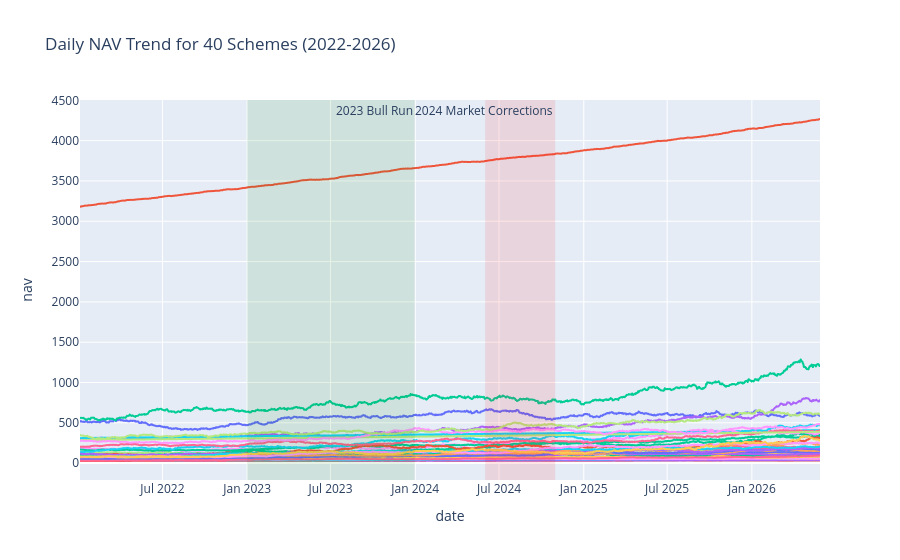

Notebook cell for this chart:
### Markdown cell above
### Finding 1: 2023 Bull Run Impact
The 2023 bull run drove significant NAV appreciation across the majority of the 40 tracked schemes, peaking before the 2024 market corrections. *(See NAV Trend Chart below)*

### Code cell
# 1. NAV Trend Analysis (Plotly)
fig = px.line(df_nav, x='date', y='nav', color='scheme_name', title='Daily NAV Trend for 40 Schemes (2022-2026)')

# Add Highlights
fig.add_vrect(x0="2023-01-01", x1="2023-12-31", fillcolor="green", opacity=0.1, line_width=0, annotation_text="2023 Bull Run")
fig.add_vrect(x0="2024-06-01", x1="2024-10-31", fillcolor="red", opacity=0.1, line_width=0, annotation_text="2024 Market Corrections")

fig.update_layout(showlegend=False) # Hide legend due to 40 schemes
fig.write_image('../reports/charts/nav_trend.png')
fig.show()

### Figure 1 — Plotly figure (JSON) as saved in the notebook; plotly's stock layout.template omitted (floating-point values rounded to 4 significant figures; data arrays with more than 128 entries replaced by an {"elided": "..."} marker saying what was removed)
{"data": [{"hovertemplate": "scheme_name=HDFC Top 100 Fund - Regular Plan - Growth<br>date=%{x}<br>nav=%{y}<extra></extra>", "legendgroup": "HDFC Top 100 Fund - Regular Plan - Growth", "line": {"color": "#636efa", "dash": "solid"}, "marker": {"symbol": "circle"}, "mode": "lines", "name": "HDFC Top 100 Fund - Regular Plan - Growth", "showlegend": true, "type": "scattergl", "x": {"elided": "1150 str values"}, "xaxis": "x", "y": {"elided": "1150 float values"}, "yaxis": "y"}, {"hovertemplate": "scheme_name=HDFC Short Term Debt Fund - Regular - Growth<br>date=%{x}<br>nav=%{y}<extra></extra>", "legendgroup": "HDFC Short Term Debt Fund - Regular - Growth", "line": {"color": "#EF553B", "dash": "solid"}, "marker": {"symbol": "circle"}, "mode": "lines", "name": "HDFC Short Term Debt Fund - Regular - Growth", "showlegend": true, "type": "scattergl", "x": {"elided": "1150 str values"}, "xaxis": "x", "y": {"elided": "1150 float values"}, "yaxis": "y"}, {"hovertemplate": "scheme_name=HDFC Mid-Cap Opportunities Fund - Regular - Growth<br>date=%{x}<br>nav=%{y}<extra></extra>", "legendgroup": "HDFC Mid-Cap Opportunities Fund - Regular - Growth", "line": {"color": "#00cc96", "dash": "solid"}, "marker": {"symbol": "circle"}, "mode": "lines", "name": "HDFC Mid-Cap Opportunities Fund - Regular - Growth", "showlegend": true, "type": "scattergl", "x": {"elided": "1150 str values"}, "xaxis": "x", "y": {"elided": "1150 float values"}, "yaxis": "y"}, {"hovertemplate": "scheme_name=ABSL Frontline Equity Fund - Regular - Growth<br>date=%{x}<br>nav=%{y}<extra></extra>", "legendgroup": "ABSL Frontline Equity Fund - Regular - Growth", "line": {"color": "#ab63fa", "dash": "solid"}, "marker": {"symbol": "circle"}, "mode": "lines", "name": "ABSL Frontline Equity Fund - Regular - Growth", "showlegend": true, "type": "scattergl", "x": {"elided": "1150 str values"}, "xaxis": "x", "y": {"elided": "1150 float values"}, "yaxis": "y"}, {"hovertemplate": "scheme_name=ABSL Small Cap Fund - Regular - Growth<br>date=%{x}<br>nav=%{y}<extra></extra>", "legendgroup": "ABSL Small Cap Fund - Regular - Growth", "line": {"color": "#FFA15A", "dash": "solid"}, "marker": {"symbol": "circle"}, "mode": "lines", "name": "ABSL Small Cap Fund - Regular - Growth", "showlegend": true, "type": "scattergl", "x": {"elided": "1150 str values"}, "xaxis": "x", "y": {"elided": "1150 float values"}, "yaxis": "y"}, {"hovertemplate": "scheme_name=ABSL Liquid Fund - Regular - Growth<br>date=%{x}<br>nav=%{y}<extra></extra>", "legendgroup": "ABSL Liquid Fund - Regular - Growth", "line": {"color": "#19d3f3", "dash": "solid"}, "marker": {"symbol": "circle"}, "mode": "lines", "name": "ABSL Liquid Fund - Regular - Growth", "showlegend": true, "type": "scattergl", "x": {"elided": "1150 str values"}, "xaxis": "x", "y": {"elided": "1150 float values"}, "yaxis": "y"}, {"hovertemplate": "scheme_name=UTI Nifty 50 Index Fund - Regular - Growth<br>date=%{x}<br>nav=%{y}<extra></extra>", "legendgroup": "UTI Nifty 50 Index Fund - Regular - Growth", "line": {"color": "#FF6692", "dash": "solid"}, "marker": {"symbol": "circle"}, "mode": "lines", "name": "UTI Nifty 50 Index Fund - Regular - Growth", "showlegend": true, "type": "scattergl", "x": {"elided": "1150 str values"}, "xaxis": "x", "y": {"elided": "1150 float values"}, "yaxis": "y"}, {"hovertemplate": "scheme_name=UTI Mid Cap Fund - Regular - Growth<br>date=%{x}<br>nav=%{y}<extra></extra>", "legendgroup": "UTI Mid Cap Fund - Regular - Growth", "line": {"color": "#B6E880", "dash": "solid"}, "marker": {"symbol": "circle"}, "mode": "lines", "name": "UTI Mid Cap Fund - Regular - Growth", "showlegend": true, "type": "scattergl", "x": {"elided": "1150 str values"}, "xaxis": "x", "y": {"elided": "1150 float values"}, "yaxis": "y"}, {"hovertemplate": "scheme_name=UTI Flexi Cap Fund - Regular - Growth<br>date=%{x}<br>nav=%{y}<extra></extra>", "legendgroup": "UTI Flexi Cap Fund - Regular - Growth", "line": {"color": "#FF97FF", "dash": "solid"}, "marker": {"symbol": "circle"}, "mode": "lines", "name": "UTI Flexi Cap Fund - Regular - Growth", "showlegend": true, "type": "scattergl", "x": {"elided": "1150 str values"}, "xaxis": "x", "y": {"elided": "1150 float values"}, "yaxis": "y"}, {"hovertemplate": "scheme_name=Nippon India Large Cap Fund - Regular - Growth<br>date=%{x}<br>nav=%{y}<extra></extra>", "legendgroup": "Nippon India Large Cap Fund - Regular - Growth", "line": {"color": "#FECB52", "dash": "solid"}, "marker": {"symbol": "circle"}, "mode": "lines", "name": "Nippon India Large Cap Fund - Regular - Growth", "showlegend": true, "type": "scattergl", "x": {"elided": "1150 str values"}, "xaxis": "x", "y": {"elided": "1150 float values"}, "yaxis": "y"}, {"hovertemplate": "scheme_name=Nippon India Large Cap Fund - Direct - Growth<br>date=%{x}<br>nav=%{y}<extra></extra>", "legendgroup": "Nippon India Large Cap Fund - Direct - Growth", "line": {"color": "#636efa", "dash": "solid"}, "marker": {"symbol": "circle"}, "mode": "lines", "name": "Nippon India Large Cap Fund - Direct - Growth", "showlegend": true, "type": "scattergl", "x": {"elided": "1150 str values"}, "xaxis": "x", "y": {"elided": "1150 float values"}, "yaxis": "y"}, {"hovertemplate": "scheme_name=Nippon India Small Cap Fund - Regular - Growth<br>date=%{x}<br>nav=%{y}<extra></extra>", "legendgroup": "Nippon India Small Cap Fund - Regular - Growth", "line": {"color": "#EF553B", "dash": "solid"}, "marker": {"symbol": "circle"}, "mode": "lines", "name": "Nippon India Small Cap Fund - Regular - Growth", "showlegend": true, "type": "scattergl", "x": {"elided": "1150 str values"}, "xaxis": "x", "y": {"elided": "1150 float values"}, "yaxis": "y"}, {"hovertemplate": "scheme_name=Nippon India ETF Nifty 50 BeES<br>date=%{x}<br>nav=%{y}<extra></extra>", "legendgroup": "Nippon India ETF Nifty 50 BeES", "line": {"color": "#00cc96", "dash": "solid"}, "marker": {"symbol": "circle"}, "mode": "lines", "name": "Nippon India ETF Nifty 50 BeES", "showlegend": true, "type": "scattergl", "x": {"elided": "1150 str values"}, "xaxis": "x", "y": {"elided": "1150 float values"}, "yaxis": "y"}, {"hovertemplate": "scheme_name=Nippon India Gilt Securities Fund - Regular - Growth<br>date=%{x}<br>nav=%{y}<extra></extra>", "legendgroup": "Nippon India Gilt Securities Fund - Regular - Growth", "line": {"color": "#ab63fa", "dash": "solid"}, "marker": {"symbol": "circle"}, "mode": "lines", "name": "Nippon India Gilt Securities Fund - Regular - Growth", "showlegend": true, "type": "scattergl", "x": {"elided": "1150 str values"}, "xaxis": "x", "y": {"elided": "1150 float values"}, "yaxis": "y"}, {"hovertemplate": "scheme_name=Axis Bluechip Fund - Regular - Growth<br>date=%{x}<br>nav=%{y}<extra></extra>", "legendgroup": "Axis Bluechip Fund - Regular - Growth", "line": {"color": "#FFA15A", "dash": "solid"}, "marker": {"symbol": "circle"}, "mode": "lines", "name": "Axis Bluechip Fund - Regular - Growth", "showlegend": true, "type": "scattergl", "x": {"elided": "1150 str values"}, "xaxis": "x", "y": {"elided": "1150 float values"}, "yaxis": "y"}, {"hovertemplate": "scheme_name=Axis Bluechip Fund - Direct - Growth<br>date=%{x}<br>nav=%{y}<extra></extra>", "legendgroup": "Axis Bluechip Fund - Direct - Growth", "line": {"color": "#19d3f3", "dash": "solid"}, "marker": {"symbol": "circle"}, "mode": "lines", "name": "Axis Bluechip Fund - Direct - Growth", "showlegend": true, "type": "scattergl", "x": {"elided": "1150 str values"}, "xaxis": "x", "y": {"elided": "1150 float values"}, "yaxis": "y"}, {"hovertemplate": "scheme_name=Axis Midcap Fund - Regular - Growth<br>date=%{x}<br>nav=%{y}<extra></extra>", "legendgroup": "Axis Midcap Fund - Regular - Growth", "line": {"color": "#FF6692", "dash": "solid"}, "marker": {"symbol": "circle"}, "mode": "lines", "name": "Axis Midcap Fund - Regular - Growth", "showlegend": true, "type": "scattergl", "x": {"elided": "1150 str values"}, "xaxis": "x", "y": {"elided": "1150 float values"}, "yaxis": "y"}, {"hovertemplate": "scheme_name=Axis Small Cap Fund - Regular - Growth<br>date=%{x}<br>nav=%{y}<extra></extra>", "legendgroup": "Axis Small Cap Fund - Regular - Growth", "line": {"color": "#B6E880", "dash": "solid"}, "marker": {"symbol": "circle"}, "mode": "lines", "name": "Axis Small Cap Fund - Regular - Growth", "showlegend": true, "type": "scattergl", "x": {"elided": "1150 str values"}, "xaxis": "x", "y": {"elided": "1150 float values"}, "yaxis": "y"}, {"hovertemplate": "scheme_name=SBI Magnum Gilt Fund - Regular Plan - Growth<br>date=%{x}<br>nav=%{y}<extra></extra>", "legendgroup": "SBI Magnum Gilt Fund - Regular Plan - Growth", "line": {"color": "#FF97FF", "dash": "solid"}, "marker": {"symbol": "circle"}, "mode": "lines", "name": "SBI Magnum Gilt Fund - Regular Plan - Growth", "showlegend": true, "type": "scattergl", "x": {"elided": "1150 str values"}, "xaxis": "x", "y": {"elided": "1150 float values"}, "yaxis": "y"}, {"hovertemplate": "scheme_name=SBI Bluechip Fund - Regular Plan - Growth<br>date=%{x}<br>nav=%{y}<extra></extra>", "legendgroup": "SBI Bluechip Fund - Regular Plan - Growth", "line": {"color": "#FECB52", "dash": "solid"}, "marker": {"symbol": "circle"}, "mode": "lines", "name": "SBI Bluechip Fund - Regular Plan - Growth", "showlegend": true, "type": "scattergl", "x": {"elided": "1150 str values"}, "xaxis": "x", "y": {"elided": "1150 float values"}, "yaxis": "y"}, {"hovertemplate": "scheme_name=SBI Bluechip Fund - Direct Plan - Growth<br>date=%{x}<br>nav=%{y}<extra></extra>", "legendgroup": "SBI Bluechip Fund - Direct Plan - Growth", "line": {"color": "#636efa", "dash": "solid"}, "marker": {"symbol": "circle"}, "mode": "lines", "name": "SBI Bluechip Fund - Direct Plan - Growth", "showlegend": true, "type": "scattergl", "x": {"elided": "1150 str values"}, "xaxis": "x", "y": {"elided": "1150 float values"}, "yaxis": "y"}, {"hovertemplate": "scheme_name=SBI Small Cap Fund - Regular Plan - Growth<br>date=%{x}<br>nav=%{y}<extra></extra>", "legendgroup": "SBI Small Cap Fund - Regular Plan - Growth", "line": {"color": "#EF553B", "dash": "solid"}, "marker": {"symbol": "circle"}, "mode": "lines", "name": "SBI Small Cap Fund - Regular Plan - Growth", "showlegend": true, "type": "scattergl", "x": {"elided": "1150 str values"}, "xaxis": "x", "y": {"elided": "1150 float values"}, "yaxis": "y"}, {"hovertemplate": "scheme_name=SBI Small Cap Fund - Direct Plan - Growth<br>date=%{x}<br>nav=%{y}<extra></extra>", "legendgroup": "SBI Small Cap Fund - Direct Plan - Growth", "line": {"color": "#00cc96", "dash": "solid"}, "marker": {"symbol": "circle"}, "mode": "lines", "name": "SBI Small Cap Fund - Direct Plan - Growth", "showlegend": true, "type": "scattergl", "x": {"elided": "1150 str values"}, "xaxis": "x", "y": {"elided": "1150 float values"}, "yaxis": "y"}, {"hovertemplate": "scheme_name=ICICI Pru Bluechip Fund - Regular - Growth<br>date=%{x}<br>nav=%{y}<extra></extra>", "legendgroup": "ICICI Pru Bluechip Fund - Regular - Growth", "line": {"color": "#ab63fa", "dash": "solid"}, "marker": {"symbol": "circle"}, "mode": "lines", "name": "ICICI Pru Bluechip Fund - Regular - Growth", "showlegend": true, "type": "scattergl", "x": {"elided": "1150 str values"}, "xaxis": "x", "y": {"elided": "1150 float values"}, "yaxis": "y"}, {"hovertemplate": "scheme_name=ICICI Pru Bluechip Fund - Direct - Growth<br>date=%{x}<br>nav=%{y}<extra></extra>", "legendgroup": "ICICI Pru Bluechip Fund - Direct - Growth", "line": {"color": "#FFA15A", "dash": "solid"}, "marker": {"symbol": "circle"}, "mode": "lines", "name": "ICICI Pru Bluechip Fund - Direct - Growth", "showlegend": true, "type": "scattergl", "x": {"elided": "1150 str values"}, "xaxis": "x", "y": {"elided": "1150 float values"}, "yaxis": "y"}, {"hovertemplate": "scheme_name=ICICI Pru Midcap Fund - Regular - Growth<br>date=%{x}<br>nav=%{y}<extra></extra>", "legendgroup": "ICICI Pru Midcap Fund - Regular - Growth", "line": {"color": "#19d3f3", "dash": "solid"}, "marker": {"symbol": "circle"}, "mode": "lines", "name": "ICICI Pru Midcap Fund - Regular - Growth", "showlegend": true, "type": "scattergl", "x": {"elided": "1150 str values"}, "xaxis": "x", "y": {"elided": "1150 float values"}, "yaxis": "y"}, {"hovertemplate": "scheme_name=ICICI Pru Value Discovery Fund - Regular - Growth<br>date=%{x}<br>nav=%{y}<extra></extra>", "legendgroup": "ICICI Pru Value Discovery Fund - Regular - Growth", "line": {"color": "#FF6692", "dash": "solid"}, "marker": {"symbol": "circle"}, "mode": "lines", "name": "ICICI Pru Value Discovery Fund - Regular - Growth", "showlegend": true, "type": "scattergl", "x": {"elided": "1150 str values"}, "xaxis": "x", "y": {"elided": "1150 float values"}, "yaxis": "y"}, {"hovertemplate": "scheme_name=ICICI Pru Liquid Fund - Regular - Growth<br>date=%{x}<br>nav=%{y}<extra></extra>", "legendgroup": "ICICI Pru Liquid Fund - Regular - Growth", "line": {"color": "#B6E880", "dash": "solid"}, "marker": {"symbol": "circle"}, "mode": "lines", "name": "ICICI Pru Liquid Fund - Regular - Growth", "showlegend": true, "type": "scattergl", "x": {"elided": "1150 str values"}, "xaxis": "x", "y": {"elided": "1150 float values"}, "yaxis": "y"}, {"hovertemplate": "scheme_name=Kotak Bluechip Fund - Regular - Growth<br>date=%{x}<br>nav=%{y}<extra></extra>", "legendgroup": "Kotak Bluechip Fund - Regular - Growth", "line": {"color": "#FF97FF", "dash": "solid"}, "marker": {"symbol": "circle"}, "mode": "lines", "name": "Kotak Bluechip Fund - Regular - Growth", "showlegend": true, "type": "scattergl", "x": {"elided": "1150 str values"}, "xaxis": "x", "y": {"elided": "1150 float values"}, "yaxis": "y"}, {"hovertemplate": "scheme_name=Kotak Emerging Equity Fund - Regular - Growth<br>date=%{x}<br>nav=%{y}<extra></extra>", "legendgroup": "Kotak Emerging Equity Fund - Regular - Growth", "line": {"color": "#FECB52", "dash": "solid"}, "marker": {"symbol": "circle"}, "mode": "lines", "name": "Kotak Emerging Equity Fund - Regular - Growth", "showlegend": true, "type": "scattergl", "x": {"elided": "1150 str values"}, "xaxis": "x", "y": {"elided": "1150 float values"}, "yaxis": "y"}, {"hovertemplate": "scheme_name=Kotak Flexicap Fund - Regular - Growth<br>date=%{x}<br>nav=%{y}<extra></extra>", "legendgroup": "Kotak Flexicap Fund - Regular - Growth", "line": {"color": "#636efa", "dash": "solid"}, "marker": {"symbol": "circle"}, "mode": "lines", "name": "Kotak Flexicap Fund - Regular - Growth", "showlegend": true, "type": "scattergl", "x": {"elided": "1150 str values"}, "xaxis": "x", "y": {"elided": "1150 float values"}, "yaxis": "y"}, {"hovertemplate": "scheme_name=Kotak Liquid Fund - Regular - Growth<br>date=%{x}<br>nav=%{y}<extra></extra>", "legendgroup": "Kotak Liquid Fund - Regular - Growth", "line": {"color": "#EF553B", "dash": "solid"}, "marker": {"symbol": "circle"}, "mode": "lines", "name": "Kotak Liquid Fund - Regular - Growth", "showlegend": true, "type": "scattergl", "x": {"elided": "1150 str values"}, "xaxis": "x", "y": {"elided": "1150 float values"}, "yaxis": "y"}, {"hovertemplate": "scheme_name=HDFC Top 100 Fund - Direct Plan - Growth<br>date=%{x}<br>nav=%{y}<extra></extra>", "legendgroup": "HDFC Top 100 Fund - Direct Plan - Growth", "line": {"color": "#00cc96", "dash": "solid"}, "marker": {"symbol": "circle"}, "mode": "lines", "name": "HDFC Top 100 Fund - Direct Plan - Growth", "showlegend": true, "type": "scattergl", "x": {"elided": "1150 str values"}, "xaxis": "x", "y": {"elided": "1150 float values"}, "yaxis": "y"}, {"hovertemplate": "scheme_name=HDFC Mid-Cap Opportunities Fund - Direct - Growth<br>date=%{x}<br>nav=%{y}<extra></extra>", "legendgroup": "HDFC Mid-Cap Opportunities Fund - Direct - Growth", "line": {"color": "#ab63fa", "dash": "solid"}, "marker": {"symbol": "circle"}, "mode": "lines", "name": "HDFC Mid-Cap Opportunities Fund - Direct - Growth", "showlegend": true, "type": "scattergl", "x": {"elided": "1150 str values"}, "xaxis": "x", "y": {"elided": "1150 float values"}, "yaxis": "y"}, {"hovertemplate": "scheme_name=Mirae Asset Large Cap Fund - Regular - Growth<br>date=%{x}<br>nav=%{y}<extra></extra>", "legendgroup": "Mirae Asset Large Cap Fund - Regular - Growth", "line": {"color": "#FFA15A", "dash": "solid"}, "marker": {"symbol": "circle"}, "mode": "lines", "name": "Mirae Asset Large Cap Fund - Regular - Growth", "showlegend": true, "type": "scattergl", "x": {"elided": "1150 str values"}, "xaxis": "x", "y": {"elided": "1150 float values"}, "yaxis": "y"}, {"hovertemplate": "scheme_name=Mirae Asset Emerging Bluechip Fund - Regular - Growth<br>date=%{x}<br>nav=%{y}<extra></extra>", "legendgroup": "Mirae Asset Emerging Bluechip Fund - Regular - Growth", "line": {"color": "#19d3f3", "dash": "solid"}, "marker": {"symbol": "circle"}, "mode": "lines", "name": "Mirae Asset Emerging Bluechip Fund - Regular - Growth", "showlegend": true, "type": "scattergl", "x": {"elided": "1150 str values"}, "xaxis": "x", "y": {"elided": "1150 float values"}, "yaxis": "y"}, {"hovertemplate": "scheme_name=Mirae Asset Tax Saver Fund - Regular - Growth<br>date=%{x}<br>nav=%{y}<extra></extra>", "legendgroup": "Mirae Asset Tax Saver Fund - Regular - Growth", "line": {"color": "#FF6692", "dash": "solid"}, "marker": {"symbol": "circle"}, "mode": "lines", "name": "Mirae Asset Tax Saver Fund - Regular - Growth", "showlegend": true, "type": "scattergl", "x": {"elided": "1150 str values"}, "xaxis": "x", "y": {"elided": "1150 float values"}, "yaxis": "y"}, {"hovertemplate": "scheme_name=DSP Top 100 Equity Fund - Regular - Growth<br>date=%{x}<br>nav=%{y}<extra></extra>", "legendgroup": "DSP Top 100 Equity Fund - Regular - Growth", "line": {"color": "#B6E880", "dash": "solid"}, "marker": {"symbol": "circle"}, "mode": "lines", "name": "DSP Top 100 Equity Fund - Regular - Growth", "showlegend": true, "type": "scattergl", "x": {"elided": "1150 str values"}, "xaxis": "x", "y": {"elided": "1150 float values"}, "yaxis": "y"}, {"hovertemplate": "scheme_name=DSP Midcap Fund - Regular - Growth<br>date=%{x}<br>nav=%{y}<extra></extra>", "legendgroup": "DSP Midcap Fund - Regular - Growth", "line": {"color": "#FF97FF", "dash": "solid"}, "marker": {"symbol": "circle"}, "mode": "lines", "name": "DSP Midcap Fund - Regular - Growth", "showlegend": true, "type": "scattergl", "x": {"elided": "1150 str values"}, "xaxis": "x", "y": {"elided": "1150 float values"}, "yaxis": "y"}, {"hovertemplate": "scheme_name=DSP Small Cap Fund - Regular - Growth<br>date=%{x}<br>nav=%{y}<extra></extra>", "legendgroup": "DSP Small Cap Fund - Regular - Growth", "line": {"color": "#FECB52", "dash": "solid"}, "marker": {"symbol": "circle"}, "mode": "lines", "name": "DSP Small Cap Fund - Regular - Growth", "showlegend": true, "type": "scattergl", "x": {"elided": "1150 str values"}, "xaxis": "x", "y": {"elided": "1150 float values"}, "yaxis": "y"}], "layout": {"annotations": [{"showarrow": false, "text": "2023 Bull Run", "x": "2023-12-31", "xanchor": "right", "xref": "x", "y": 1, "yanchor": "top", "yref": "y domain"}, {"showarrow": false, "text": "2024 Market Corrections", "x": "2024-10-31", "xanchor": "right", "xref": "x", "y": 1, "yanchor": "top", "yref": "y domain"}], "legend": {"title": {"text": "scheme_name"}, "tracegroupgap": 0}, "shapes": [{"fillcolor": "green", "line": {"width": 0}, "opacity": 0.1, "type": "rect", "x0": "2023-01-01", "x1": "2023-12-31", "xref": "x", "y0": 0, "y1": 1, "yref": "y domain"}, {"fillcolor": "red", "line": {"width": 0}, "opacity": 0.1, "type": "rect", "x0": "2024-06-01", "x1": "2024-10-31", "xref": "x", "y0": 0, "y1": 1, "yref": "y domain"}], "showlegend": false, "title": {"text": "Daily NAV Trend for 40 Schemes (2022-2026)"}, "xaxis": {"anchor": "y", "domain": [0.0, 1.0], "title": {"text": "date"}}, "yaxis": {"anchor": "x", "domain": [0.0, 1.0], "title": {"text": "nav"}}}}
